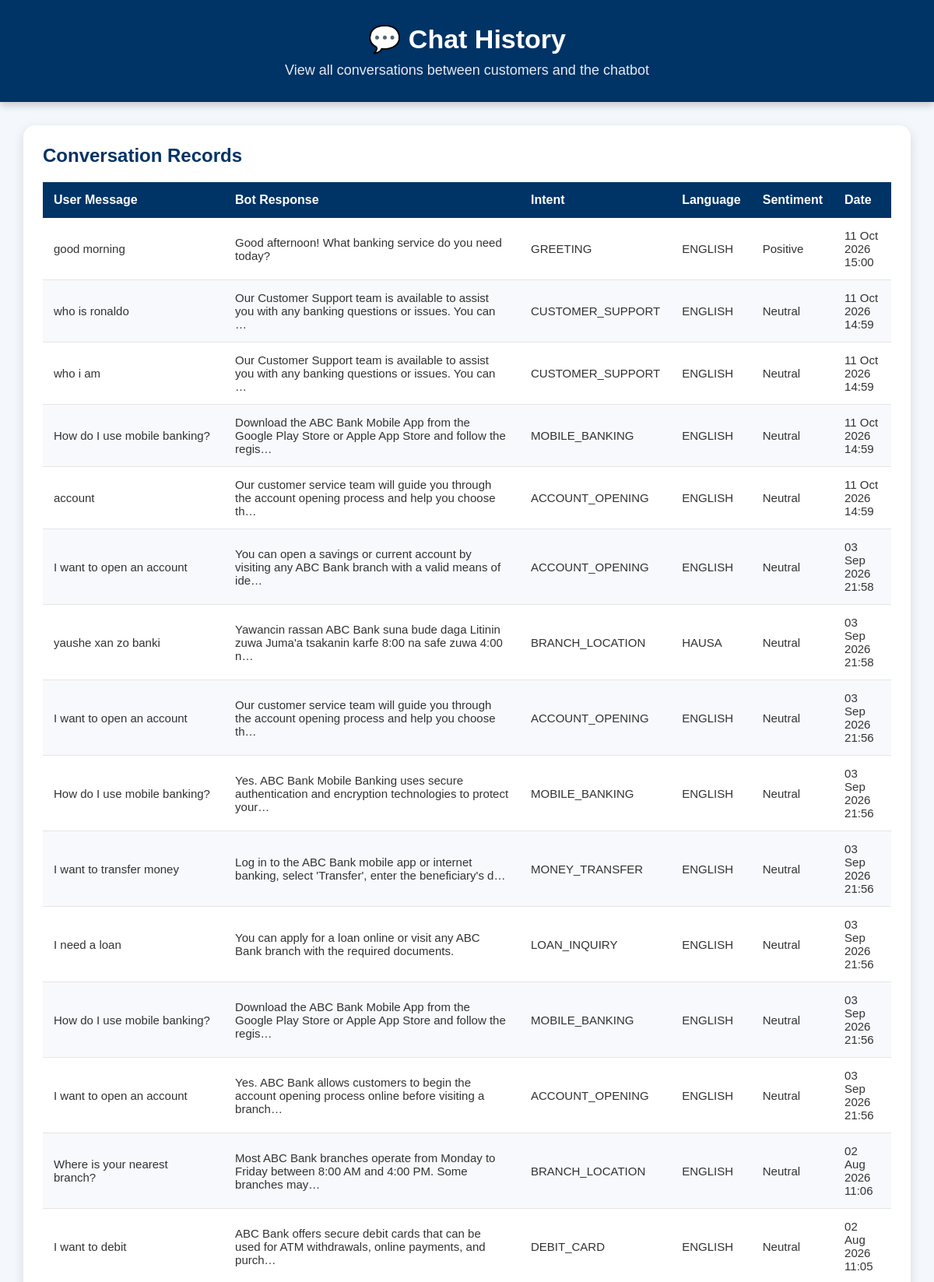
The page /chat-history/ (signed in, upper part) on the database its author committed.
### chatbot/models.py (models this page shows, shortened)
class ChatHistory(models.Model):
    message = models.TextField()
    response = models.TextField()
    intent = models.CharField(
        max_length=50,
        default="UNKNOWN"
    )
    language = models.CharField(max_length=20)
    sentiment = models.CharField(max_length=20)
    timestamp = models.DateTimeField(auto_now_add=True)

### chatbot/views.py (the view)
@login_required
def chat_history(request):
    chats = ChatHistory.objects.order_by("-timestamp")
    return render(
        request,
        "chatbot/chat_history.html",
        {
            "chats": chats
        }
    )

### chatbot/templates/chatbot/chat_history.html (shortened to what this page needs)
{% load static %}
<!DOCTYPE html>
<html lang="en">
<head>
<link rel="stylesheet"
href="{% static 'dashboard/css/dashboard.css' %}">
</head>
<body>
<div class="header">
<h1>
💬 Chat History
</h1>
<p>
View all conversations between customers and the chatbot
</p>
</div>
<div class="container">
<div class="chart-box">
<h2 class="section-title">
Conversation Records
</h2>
<table>
<thead>
<tr>
<th>User Message</th>
<th>Bot Response</th>
<th>Intent</th>
<th>Language</th>
<th>Sentiment</th>
<th>Date</th>
</tr>
</thead>
<tbody>
{% for chat in chats %}
<tr>
<td>
{{ chat.message }}
</td>
<td>
{{ chat.response|truncatechars:100 }}
</td>
<td>
{{ chat.intent }}
</td>
<td>
{{ chat.language }}
</td>
<td>
{{ chat.sentiment }}
</td>
<td>
{{ chat.timestamp|date:"d M Y H:i" }}
</td>
</tr>
{% empty %}
<tr>
<td colspan="6" style="text-align:center;">
No conversations found.
</td>
</tr>
{% endfor %}
</tbody>
</table>
</div>
</div>
</body>
</html>

### dashboard/static/dashboard/css/dashboard.css (style rules this page uses)
* { margin:0; padding:0; box-sizing:border-box; }
body { font-family:Arial, Helvetica, sans-serif; background:#f4f7fb; color:#333; }
.header { background:#003366; color:white; text-align:center; padding:30px; box-shadow:0 4px 10px rgba(0,0,0,.2); }
.header h1 { font-size:34px; margin-bottom:10px; }
.header p { font-size:18px; opacity:.9; }
.container { width:95%; max-width:1500px; margin:30px auto; }
.section-title { color:#003366; margin-bottom:20px; font-size:24px; font-weight:bold; }
.chart-box { background:white; padding:25px; margin-bottom:30px; border-radius:15px; box-shadow:0 5px 15px rgba(0,0,0,.12); }
table { width:100%; border-collapse:collapse; margin-top:15px; background:white; }
table thead { background:#003366; color:white; }
table th { padding:14px; text-align:left; font-size:16px; }
table td { padding:14px; border-bottom:1px solid #e5e5e5; font-size:15px; }
table tbody tr:nth-child(even) { background:#f8f9fc; }

### rows shown on the page
ChatHistory: message "good morning", response "Good afternoon! What banking service do you need today?", intent "GREETING", language "ENGLISH", sentiment "Positive", timestamp "11 Oct 2026 15:00"
ChatHistory: message "who is ronaldo", response "Our Customer Support team is available to assist you with any banking questions or issues. You can …", intent "CUSTOMER_SUPPORT", language "ENGLISH", sentiment "Neutral", timestamp "11 Oct 2026 14:59"
ChatHistory: message "who i am", response "Our Customer Support team is available to assist you with any banking questions or issues. You can …", intent "CUSTOMER_SUPPORT", language "ENGLISH", sentiment "Neutral", timestamp "11 Oct 2026 14:59"
ChatHistory: message "How do I use mobile banking?", response "Download the ABC Bank Mobile App from the Google Play Store or Apple App Store and follow the regis…", intent "MOBILE_BANKING", language "ENGLISH", sentiment "Neutral", timestamp "11 Oct 2026 14:59"
ChatHistory: message "account", response "Our customer service team will guide you through the account opening process and help you choose th…", intent "ACCOUNT_OPENING", language "ENGLISH", sentiment "Neutral", timestamp "11 Oct 2026 14:59"
ChatHistory: message "I want to open an account", response "You can open a savings or current account by visiting any ABC Bank branch with a valid means of ide…", intent "ACCOUNT_OPENING", language "ENGLISH", sentiment "Neutral", timestamp "03 Sep 2026 21:58"
ChatHistory: message "yaushe xan zo banki", response "Yawancin rassan ABC Bank suna bude daga Litinin zuwa Juma'a tsakanin karfe 8:00 na safe zuwa 4:00 n…", intent "BRANCH_LOCATION", language "HAUSA", sentiment "Neutral", timestamp "03 Sep 2026 21:58"
ChatHistory: message "I want to open an account", response "Our customer service team will guide you through the account opening process and help you choose th…", intent "ACCOUNT_OPENING", language "ENGLISH", sentiment "Neutral", timestamp "03 Sep 2026 21:56"
ChatHistory: message "How do I use mobile banking?", response "Yes. ABC Bank Mobile Banking uses secure authentication and encryption technologies to protect your…", intent "MOBILE_BANKING", language "ENGLISH", sentiment "Neutral", timestamp "03 Sep 2026 21:56"
ChatHistory: message "I want to transfer money", response "Log in to the ABC Bank mobile app or internet banking, select 'Transfer', enter the beneficiary's d…", intent "MONEY_TRANSFER", language "ENGLISH", sentiment "Neutral", timestamp "03 Sep 2026 21:56"
ChatHistory: message "I need a loan", response "You can apply for a loan online or visit any ABC Bank branch with the required documents.", intent "LOAN_INQUIRY", language "ENGLISH", sentiment "Neutral", timestamp "03 Sep 2026 21:56"
ChatHistory: message "How do I use mobile banking?", response "Download the ABC Bank Mobile App from the Google Play Store or Apple App Store and follow the regis…", intent "MOBILE_BANKING", language "ENGLISH", sentiment "Neutral", timestamp "03 Sep 2026 21:56"
ChatHistory: message "I want to open an account", response "Yes. ABC Bank allows customers to begin the account opening process online before visiting a branch…", intent "ACCOUNT_OPENING", language "ENGLISH", sentiment "Neutral", timestamp "03 Sep 2026 21:56"
ChatHistory: message "Where is your nearest branch?", response "Most ABC Bank branches operate from Monday to Friday between 8:00 AM and 4:00 PM. Some branches may…", intent "BRANCH_LOCATION", language "ENGLISH", sentiment "Neutral", timestamp "02 Aug 2026 11:06"
ChatHistory: message "I want to debit", response "ABC Bank offers secure debit cards that can be used for ATM withdrawals, online payments, and purch…", intent "DEBIT_CARD", language "ENGLISH", sentiment "Neutral", timestamp "02 Aug 2026 11:05"
